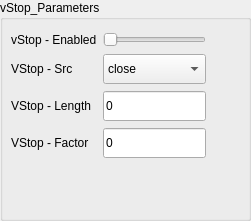
              <widget class="QGroupBox" name="grpBox_vStop_parameters">
               <property name="geometry">
                <rect>
                 <x>280</x>
                 <y>280</y>
                 <width>251</width>
                 <height>221</height>
                </rect>
               </property>
               <property name="title">
                <string>vStop_Parameters</string>
               </property>
               <widget class="QWidget" name="layoutWidget_25">
                <property name="geometry">
                 <rect>
                  <x>11</x>
                  <y>31</y>
                  <width>231</width>
                  <height>132</height>
                 </rect>
                </property>
                <layout class="QGridLayout" name="gridLayout_54">
                 <item row="0" column="0">
                  <widget class="QLabel" name="lblMptEnabled_22">
                   <property name="text">
                    <string>vStop - Enabled</string>
                   </property>
                  </widget>
                 </item>
                 <item row="1" column="0">
                  <widget class="QLabel" name="lblVstopAppliedPrice_5">
                   <property name="text">
                    <string>VStop - Src</string>
                   </property>
                  </widget>
                 </item>
                 <item row="1" column="1">
                  <widget class="QComboBox" name="drpVstopAppliedPrice_5">
                   <property name="minimumSize">
                    <size>
                     <width>0</width>
                     <height>30</height>
                    </size>
                   </property>
                   <item>
                    <property name="text">
                     <string>close</string>
                    </property>
                   </item>
                   <item>
                    <property name="text">
                     <string>open</string>
                    </property>
                   </item>
                   <item>
                    <property name="text">
                     <string>high</string>
                    </property>
                   </item>
                   <item>
                    <property name="text">
                     <string>low</string>
                    </property>
                   </item>
                   <item>
                    <property name="text">
                     <string>HL2</string>
                    </property>
                   </item>
                   <item>
                    <property name="text">
                     <string>HLC3</string>
                    </property>
                   </item>
                   <item>
                    <property name="text">
                     <string>OHLC</string>
                    </property>
                   </item>
                  </widget>
                 </item>
                 <item row="2" column="0">
                  <widget class="QLabel" name="lblVstopPeriod_5">
                   <property name="text">
                    <string>VStop - Length</string>
                   </property>
                  </widget>
                 </item>
                 <item row="2" column="1">
                  <widget class="QLineEdit" name="txtVstopPeriod_5">
                   <property name="minimumSize">
                    <size>
                     <width>0</width>
                     <height>30</height>
                    </size>
                   </property>
                   <property name="text">
                    <string>0</string>
                   </property>
                  </widget>
                 </item>
                 <item row="3" column="0">
                  <widget class="QLabel" name="lblVstopFactor_5">
                   <property name="text">
                    <string>VStop - Factor</string>
                   </property>
                  </widget>
                 </item>
                 <item row="3" column="1">
                  <widget class="QLineEdit" name="txtVstopFactor_5">
                   <property name="minimumSize">
                    <size>
                     <width>0</width>
                     <height>30</height>
                    </size>
                   </property>
                   <property name="text">
                    <string>0</string>
                   </property>
                  </widget>
                 </item>
                 <item row="1" column="2">
                  <spacer name="horizontalSpacer_34">
                   <property name="orientation">
                    <enum>Qt::Horizontal</enum>
                   </property>
                   <property name="sizeHint" stdset="0">
                    <size>
                     <width>40</width>
                     <height>20</height>
                    </size>
                   </property>
                  </spacer>
                 </item>
                 <item row="0" column="1">
                  <widget class="QSlider" name="hSlider_SELL_IndicatorEnabled_29">
                   <property name="maximum">
                    <number>5</number>
                   </property>
                   <property name="orientation">
                    <enum>Qt::Horizontal</enum>
                   </property>
                  </widget>
                 </item>
                </layout>
               </widget>
              </widget>
